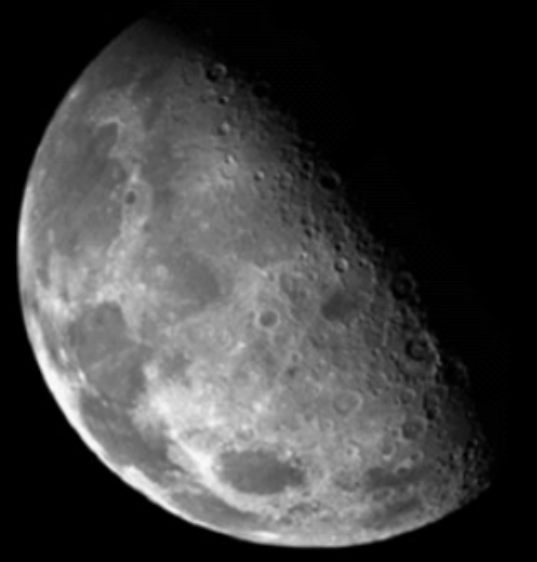
#> input picture hw3/data/moon_blur.png, 537 x 562 px
$ jupyter execute Homework.ipynb
#> lines starting #> are read from the running program, lines starting #| are printed output that depends on the picture
# HOMEWORK 3

For this homework you are going to implement the **unsharp masking** filter (USM). It is a technique to improve the sharpness of an image by combining the image with its blurred (unsharp) version. See the Wikipedia [page](https://en.wikipedia.org/wiki/Unsharp_masking) for more details.

### Unsharp Masking (USP)
The USM technique consists of the following steps:
* Load the image you will be working with.
* Create a blurred (unsharp) version of the original image.
* Add the unsharp image (with a certain **weight**) to the original.

To sum it up, the USM performs the following operation:

`sharpened = original + (original − unsharp) × amount`

Even though we provide you an image to work with, you are welcome to use your own images :-)

[cell 1]
import cv2
import numpy as np
from matplotlib import pyplot as plt
plt.rcParams['figure.figsize'] = [15, 10]

[cell 2]
img = cv2.imread('data/moon_blur.png')
#> img is the input picture: shape (562, 537, 3); min 0, max 251, mean 62.5
img = cv2.cvtColor(img, cv2.COLOR_BGR2RGB)
img = img.astype(np.float32)

[cell 3]
# Create a blurred (unsharp) version of the original image (you can use Gaussian blurring)
unsharp = cv2.GaussianBlur(img, (9, 9), 10)

[cell 4]
# Create the difference image (original − unsharp)
# Note: Remember that you are working with uint8 data types. Any addition or substractions
# might result in overflow or underflow, respectively. You can prevent this by casting the images to float.
amount = 2
diff = img - unsharp
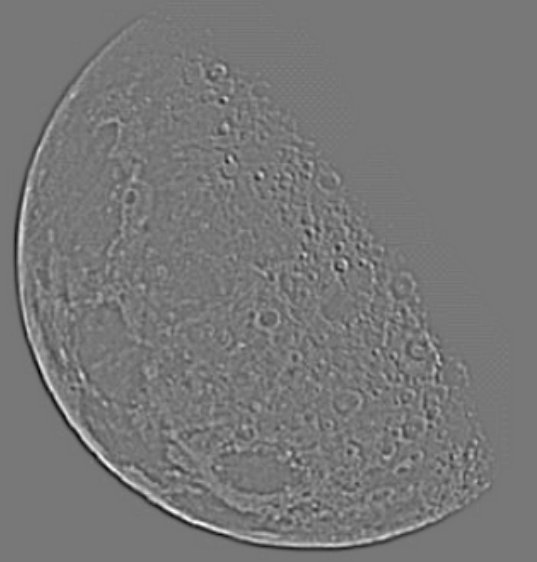
#> diff: shape (562, 537, 3) float32; min -53.37, max 59.99, mean 0; drawn with min black and max white

[cell 5]
# Apply USM to get the resulting image using `sharpened = original + (original − unsharp) × amount`
# Note: Again, take care of underflows/overflows if necessary.
out = img + amount * diff
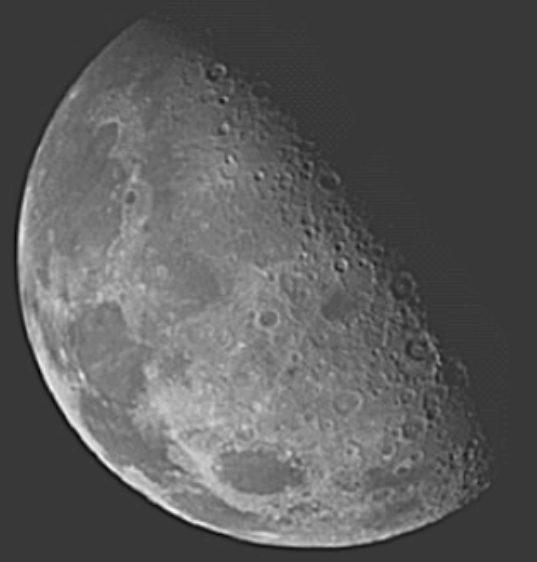
#> out: shape (562, 537, 3) float32; min -102.7, max 359, mean 62.5; drawn with min black and max white
out = np.clip(out, 0, 255).astype(np.uint8)
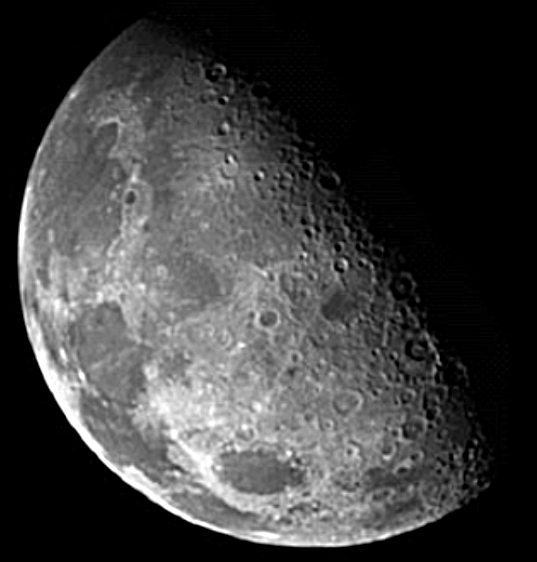
#> out: shape (562, 537, 3); min 0, max 255, mean 62.6
comparison = cv2.hconcat([img.astype(np.uint8), out])
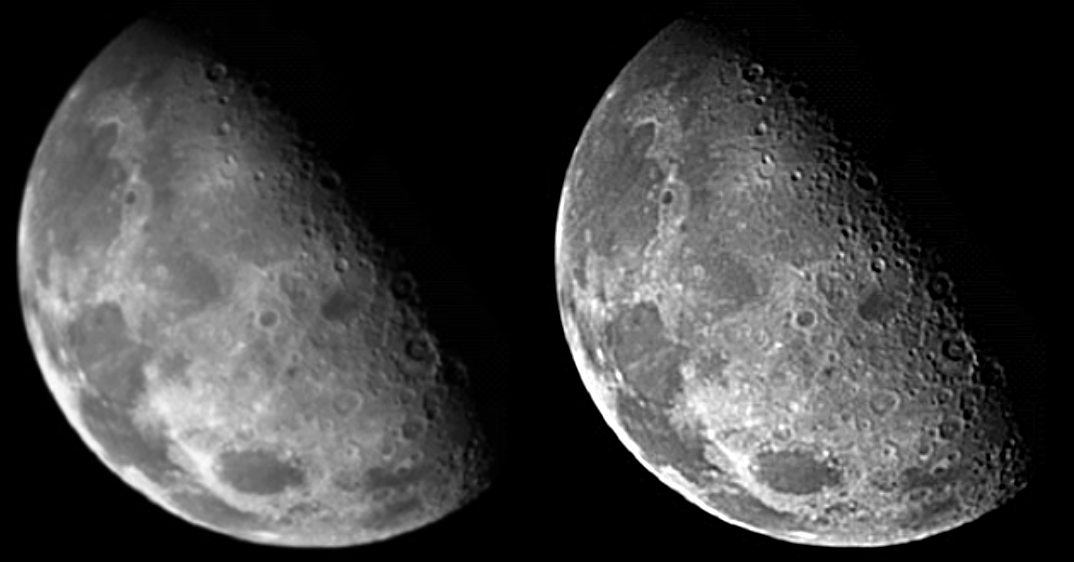
#> comparison: shape (562, 1074, 3); min 0, max 255, mean 62.6
plt.imshow(comparison)
